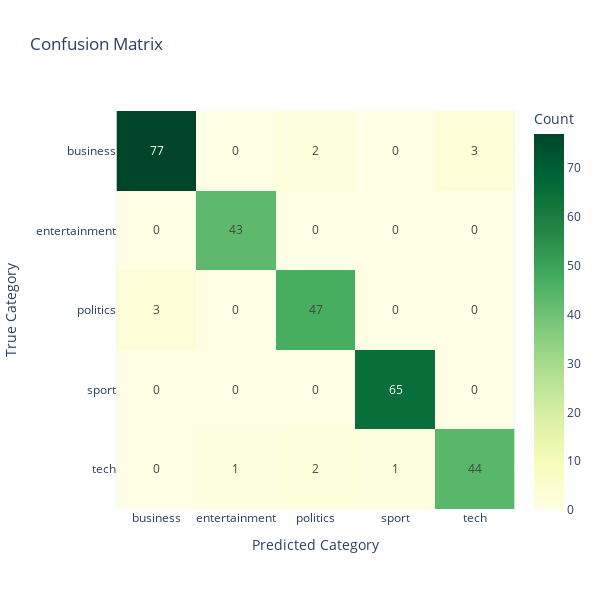

Notebook code cell kept with this figure:
### Markdown cell above
I trained a logistic regression classifier on the original document vectors to perform text classification. The model achieved impressive results, with a training accuracy of approximately $96.1%$ and a test accuracy of approximately $97.3%$, indicating excellent generalization. The detailed classification report shows consistently high precision, recall, and F1-scores across all categories, with particularly perfect scores for the sport class and very strong results for business, entertainment, politics, and tech. These findings demonstrate that even a relatively simple supervised model can effectively capture the distinctions among categories in this dataset.

Following plot also shows the confusion matrix for the supervised learning model. The confusion matrix reveals that most samples are correctly classified into their true categories, with only a few misclassifications primarily between related classes such as business and politics. The model's high accuracy and strong performance across all categories indicate its effectiveness in capturing the underlying patterns in the text data.

### Code cell
cm = confusion_matrix(y_test, y_test_pred_supervised, labels=np.unique(y_test))


# plot the confusion matrix using plotly
fig = px.imshow(
    cm,
    text_auto=True,
    labels=dict(x="Predicted Category", y="True Category", color="Count"),
    x=np.unique(y_test),
    y=np.unique(y_test),
    color_continuous_scale='YlGn',
    # aspect="auto",
    title="Confusion Matrix",
    width=600,
    height=600
)
fig.show()

### Figure 1 — Plotly figure (JSON) as saved in the notebook; plotly's stock layout.template omitted (floating-point values rounded to 4 significant figures)
{"data": [{"coloraxis": "coloraxis", "hovertemplate": "Predicted Category: %{x}<br>True Category: %{y}<br>Count: %{z}<extra></extra>", "name": "0", "texttemplate": "%{z}", "type": "heatmap", "x": ["business", "entertainment", "politics", "sport", "tech"], "xaxis": "x", "y": ["business", "entertainment", "politics", "sport", "tech"], "yaxis": "y", "z": [[77, 0, 2, 0, 3], [0, 43, 0, 0, 0], [3, 0, 47, 0, 0], [0, 0, 0, 65, 0], [0, 1, 2, 1, 44]]}], "layout": {"coloraxis": {"colorbar": {"title": {"text": "Count"}}, "colorscale": [[0, "rgb(255,255,229)"], [0.125, "rgb(247,252,185)"], [0.25, "rgb(217,240,163)"], [0.375, "rgb(173,221,142)"], [0.5, "rgb(120,198,121)"], [0.625, "rgb(65,171,93)"], [0.75, "rgb(35,132,67)"], [0.875, "rgb(0,104,55)"], [1, "rgb(0,69,41)"]]}, "height": 600, "title": {"text": "Confusion Matrix"}, "width": 600, "xaxis": {"anchor": "y", "constrain": "domain", "domain": [0, 1], "scaleanchor": "y", "title": {"text": "Predicted Category"}}, "yaxis": {"anchor": "x", "autorange": "reversed", "constrain": "domain", "domain": [0, 1], "title": {"text": "True Category"}}}}
